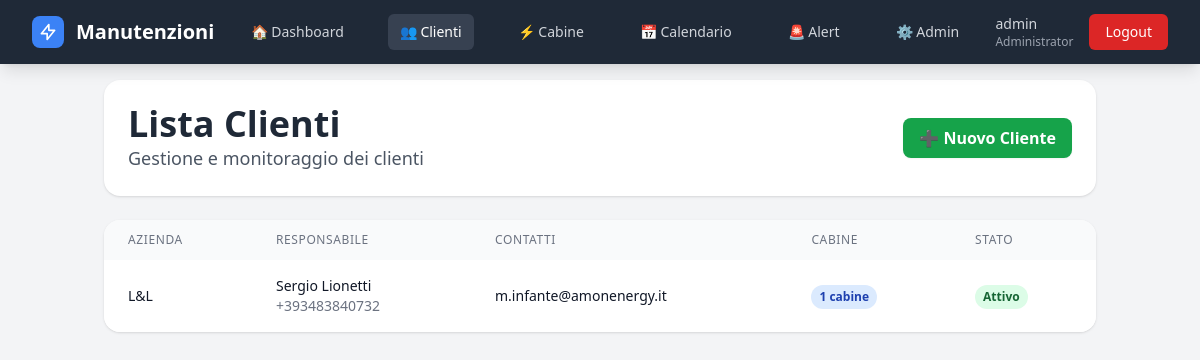
Page /clienti/ (signed in) on the earlier database version.
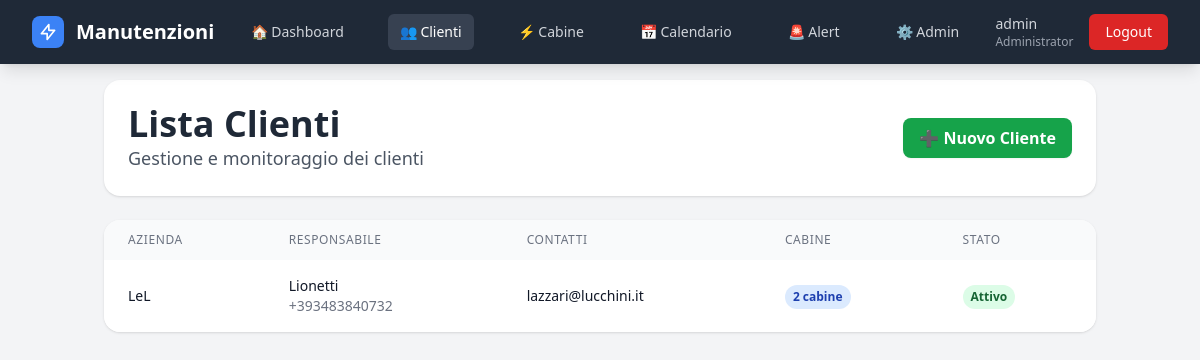
Same page on the later database version.
### gestione/models.py (models this page shows, shortened)
class Cliente(models.Model):
    nome_azienda = models.CharField(max_length=200, verbose_name="Nome Azienda")
    responsabile = models.CharField(max_length=100, verbose_name="Responsabile")
    telefono_responsabile = models.CharField(max_length=20, verbose_name="Tel. Responsabile")
    email = models.EmailField(verbose_name="Email")
    email2 = models.EmailField(blank=True, verbose_name="Email 2")
    note = models.TextField(blank=True, verbose_name="Note")
    attivo = models.BooleanField(default=True, verbose_name="Attivo")
    data_creazione = models.DateTimeField(auto_now_add=True)
    data_modifica = models.DateTimeField(auto_now=True)
    def numero_cabine(self):
        return self.cabine.filter(attiva=True).count()
    class Meta:
        verbose_name = "Cliente"
        verbose_name_plural = "Clienti"
        ordering = ['nome_azienda']

### gestione/views.py (the view)
# urls.py: path('clienti/', views.lista_clienti, name='lista_clienti'),
@login_required
def lista_clienti(request):
    clienti = Cliente.objects.filter(attivo=True).order_by('nome_azienda')
    return render(request, 'clienti/lista.html', {'clienti': clienti})

### gestione/context_processors.py (called while the page is built)
def alert_count(request):
    if not request.user.is_authenticated:
        return {}
    alert_attivi = Alert.objects.filter(silenziato=False)
    scaduti = sum(1 for a in alert_attivi if a.priorita == "scaduto")
    in_scadenza = sum(1 for a in alert_attivi if a.priorita == "in_scadenza")
    return {
        "alert_scaduti": scaduti,
        "alert_in_scadenza": in_scadenza,
        "alert_count": scaduti + in_scadenza,
    }

### gestione/models.py (called while the page is built)
    def is_administrator(self):
        return self.is_superuser or self.ruolo == 'Administrator'

### templates/clienti/lista.html (shortened to what this page needs)
{% extends 'base.html' %}
{% block content %}
<div class="max-w-xl md:max-w-5xl mx-auto px-4 pt-4 pb-24 md:pb-8">
  <section class="bg-white shadow rounded-2xl p-4 md:p-6 mb-4 md:mb-6">
    <div class="flex flex-col gap-3 sm:flex-row sm:items-center sm:justify-between">
      <div class="min-w-0">
        <h1 class="text-2xl md:text-4xl font-bold text-gray-800">Lista Clienti</h1>
        <p class="text-gray-600 text-base md:text-lg">Gestione e monitoraggio dei clienti</p>
      </div>
      {% if user.is_administrator or user.is_controlroom %}
      <a href="{% url 'crea_cliente' %}"
         class="hidden md:inline-flex items-center gap-2 bg-green-600 hover:bg-green-700
                text-white font-semibold px-4 py-2 rounded-lg shadow-sm">
        ➕ Nuovo Cliente
      </a>
      {% endif %}
    </div>
  </section>
  <section class="hidden md:block bg-white shadow rounded-2xl overflow-hidden" >
    <div class="overflow-x-auto">
      <table class="min-w-full">
        <thead class="bg-gray-50">
          <tr>
            <th class="px-6 py-3 text-left text-xs font-medium text-gray-500 uppercase tracking-wider">Azienda</th>
            <th class="px-6 py-3 text-left text-xs font-medium text-gray-500 uppercase tracking-wider">Responsabile</th>
            <th class="px-6 py-3 text-left text-xs font-medium text-gray-500 uppercase tracking-wider">Contatti</th>
            <th class="px-6 py-3 text-left text-xs font-medium text-gray-500 uppercase tracking-wider">Cabine</th>
            <th class="px-6 py-3 text-left text-xs font-medium text-gray-500 uppercase tracking-wider">Stato</th>
          </tr>
        </thead>
        <tbody class="bg-white divide-y divide-gray-200">
          {% for cliente in clienti %}
          <tr class="hover:bg-gray-50 cursor-pointer" onclick="window.location='{% url 'dettaglio_cliente' cliente.id %}'">
            <td class="px-6 py-4 whitespace-nowrap">
              <div class="text-sm font-medium text-gray-900">{{ cliente.nome_azienda }}</div>
            </td>
            <td class="px-6 py-4 whitespace-nowrap">
              <div class="text-sm text-gray-900">{{ cliente.responsabile }}</div>
              <div class="text-sm text-gray-500">{{ cliente.telefono_responsabile }}</div>
            </td>
            <td class="px-6 py-4">
              <div class="text-sm text-gray-900 break-all">{{ cliente.email }}</div>
            </td>
            <td class="px-6 py-4 whitespace-nowrap">
              <span class="inline-flex px-2 py-1 text-xs font-semibold rounded-full bg-blue-100 text-blue-800">
                {{ cliente.numero_cabine }} cabine
              </span>
            </td>
            <td class="px-6 py-4 whitespace-nowrap">
              {% if cliente.attivo %}
                <span class="inline-flex px-2 py-1 text-xs font-semibold rounded-full bg-green-100 text-green-800">Attivo</span>
              {% else %}
                <span class="inline-flex px-2 py-1 text-xs font-semibold rounded-full bg-red-100 text-red-800">Inattivo</span>
              {% endif %}
            </td>
          </tr>
          {% empty %}
          <tr>
            <td colspan="6" class="px-6 py-4 text-center text-gray-500">Nessun cliente trovato</td>
          </tr>
          {% endfor %}
        </tbody>
      </table>
    </div>
  </section>
</div>
{% endblock %}

Differences in the rows shown:
removed Cliente: nome_azienda "L&L", responsabile "Sergio Lionetti", telefono_responsabile "+393483840732", email "m.infante@amonenergy.it", numero_cabine "1", attivo "Attivo"
added Cliente: nome_azienda "LeL", responsabile "Lionetti", telefono_responsabile "+393483840732", email "lazzari@lucchini.it", numero_cabine "2", attivo "Attivo"
